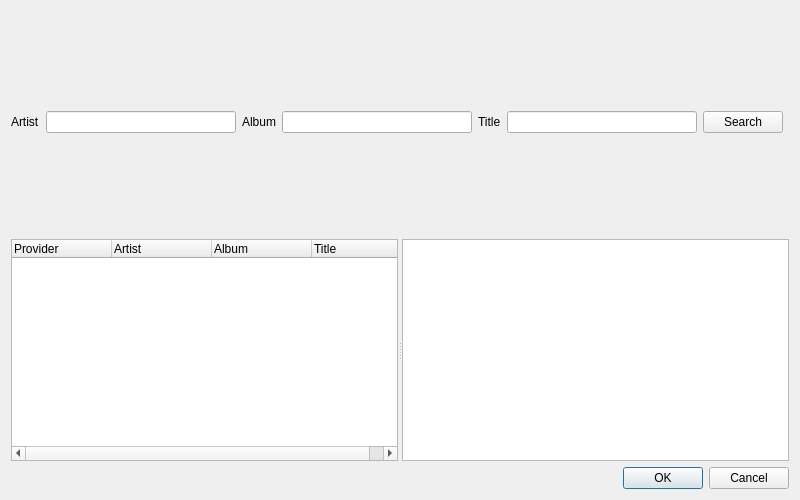
<?xml version="1.0" encoding="UTF-8"?>
<ui version="4.0">
 <class>LyricsSearchDialog</class>
 <widget class="QDialog" name="LyricsSearchDialog">
  <property name="geometry">
   <rect>
    <x>0</x>
    <y>0</y>
    <width>800</width>
    <height>500</height>
   </rect>
  </property>
  <property name="windowTitle">
   <string>Search for lyrics</string>
  </property>
  <property name="windowIcon">
   <iconset resource="../../data/icons.qrc">
    <normaloff>:/icons/64x64/strawberry.png</normaloff>:/icons/64x64/strawberry.png</iconset>
  </property>
  <layout class="QVBoxLayout" name="layout_lyricssearchdialog">
   <item>
    <layout class="QHBoxLayout" name="layout_search">
     <item>
      <widget class="QLabel" name="label_artist">
       <property name="text">
        <string>Artist</string>
       </property>
       <property name="buddy">
        <cstring>artist</cstring>
       </property>
      </widget>
     </item>
     <item>
      <widget class="QLineEdit" name="artist"/>
     </item>
     <item>
      <widget class="QLabel" name="label_album">
       <property name="text">
        <string>Album</string>
       </property>
       <property name="buddy">
        <cstring>album</cstring>
       </property>
      </widget>
     </item>
     <item>
      <widget class="QLineEdit" name="album"/>
     </item>
     <item>
      <widget class="QLabel" name="label_title">
       <property name="text">
        <string>Title</string>
       </property>
       <property name="buddy">
        <cstring>title</cstring>
       </property>
      </widget>
     </item>
     <item>
      <widget class="QLineEdit" name="title"/>
     </item>
     <item>
      <widget class="QPushButton" name="search">
       <property name="text">
        <string>Search</string>
       </property>
       <property name="autoDefault">
        <bool>false</bool>
       </property>
      </widget>
     </item>
     <item>
      <widget class="BusyIndicator" name="busy" native="true"/>
     </item>
    </layout>
   </item>
   <item>
    <widget class="QSplitter" name="splitter">
     <property name="orientation">
      <enum>Qt::Horizontal</enum>
     </property>
     <widget class="QTreeWidget" name="results">
      <property name="rootIsDecorated">
       <bool>false</bool>
      </property>
      <property name="allColumnsShowFocus">
       <bool>true</bool>
      </property>
      <column>
       <property name="text">
        <string>Provider</string>
       </property>
      </column>
      <column>
       <property name="text">
        <string>Artist</string>
       </property>
      </column>
      <column>
       <property name="text">
        <string>Album</string>
       </property>
      </column>
      <column>
       <property name="text">
        <string>Title</string>
       </property>
      </column>
     </widget>
     <widget class="QPlainTextEdit" name="lyrics">
      <property name="readOnly">
       <bool>true</bool>
      </property>
     </widget>
    </widget>
   </item>
   <item>
    <layout class="QHBoxLayout" name="layout_buttons">
     <item>
      <widget class="QLabel" name="status">
       <property name="text">
        <string/>
       </property>
      </widget>
     </item>
     <item>
      <widget class="QDialogButtonBox" name="button_box">
       <property name="standardButtons">
        <set>QDialogButtonBox::Cancel|QDialogButtonBox::Ok</set>
       </property>
      </widget>
     </item>
    </layout>
   </item>
  </layout>
 </widget>
 <customwidgets>
  <customwidget>
   <class>BusyIndicator</class>
   <extends>QWidget</extends>
   <header>widgets/busyindicator.h</header>
  </customwidget>
 </customwidgets>
 <tabstops>
  <tabstop>artist</tabstop>
  <tabstop>album</tabstop>
  <tabstop>title</tabstop>
  <tabstop>search</tabstop>
  <tabstop>results</tabstop>
  <tabstop>lyrics</tabstop>
 </tabstops>
 <resources>
  <include location="../../data/icons.qrc"/>
 </resources>
 <connections>
  <connection>
   <sender>button_box</sender>
   <signal>accepted()</signal>
   <receiver>LyricsSearchDialog</receiver>
   <slot>accept()</slot>
  </connection>
  <connection>
   <sender>button_box</sender>
   <signal>rejected()</signal>
   <receiver>LyricsSearchDialog</receiver>
   <slot>reject()</slot>
  </connection>
 </connections>
</ui>
